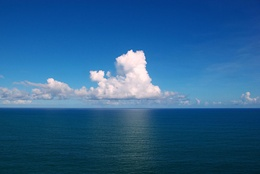
%> input picture ocean_day.jpg, 260 x 174 px, shrunk from 1000 x 669 before the run
$ octave fuckyou.m   (GNU Octave 9; MATLAB toolbox functions it lacks are replaced by stand-ins)
%> lines starting %> are read from the running program, lines starting %| are printed output that depends on the picture
### kidding.m
function [ output ] = kidding( in )
%RGBTOLAB Summary of this function goes here
%   Detailed explanation goes here
    in = im2double(in);

    %R = double(in(:,:,1));
    %G = double(in(:,:,2));
    %B = double(in(:,:,3));

    R = (in(:,:,1));
    G = (in(:,:,2));
    B = (in(:,:,3));

    [rows, columns, numberOfColorChannels] = size(in);
    disp(rows);
    %R = double(R);
    %G = double(G);
    %B = double(B);

    imgSize = rows * columns;

    % Conjure up RGB matrix
    RGB = [reshape(R,1,imgSize);reshape(G,1,imgSize);reshape(B,1,imgSize)];

    % [9 lines of commented-out code are left out]
    mat = [0.3811 0.5783 0.0402; 0.1967 0.7244 0.0782; 0.0241 0.1288 0.8444];

    % Conjure up LMS matrix
    LMS = mat * RGB;
    disp(size(LMS));
    L = LMS(1,:);
    M = LMS(2,:);
    S = LMS(3,:);


    % [13 lines of commented-out code are left out]
    L = log(max(eps,L));
    M = log(max(eps,M));
    S = log(max(eps,S));


    % [16 lines of commented-out code are left out]
    mat2 = [1/sqrt(3) 0 0; 0 1/sqrt(6) 0; 0 0 1/sqrt(2)];
    mat3 = [1 1 1; 1 1 -2; 1 -1 0];
    LAB = mat2 * mat3 * [L;M;S];

    lamb = LAB(1,:);
    alpha = LAB(2,:);
    beta = LAB(3,:);

    % [23 lines of commented-out code are left out]

    lamb = reshape(lamb, rows, columns);
    alpha = reshape(alpha, rows, columns);
    beta = reshape(beta, rows, columns);

    output = cat(3,lamb, alpha, beta);
    % [28 lines of commented-out code are left out]


end

### fuckyou.m
in = imread('ocean_day.jpg');
%> in is the input picture: size 174x260x3 uint8; mean R, G, B 41.4, 96.6, 143.2
%in = imread('13.jpg');
figure, imshow(in);
%in = im2double(in);

[rows, columns, dumb] = size(in);
%> rows = 174; columns = 260; dumb = 3


lab = kidding(in);
%> in kidding, `R = (in(:,:,1));`:
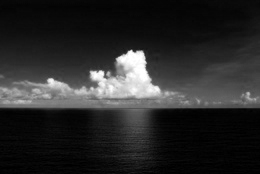
%> R: size 174x260 double; min 0, max 1, mean 0.162
%> in kidding, `B = (in(:,:,3));`:
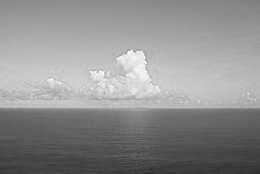
%> B: size 174x260 double; min 0.161, max 1, mean 0.561
%| 174
%|        3   45240
%> in kidding, `lamb = reshape(lamb, rows, columns);`:
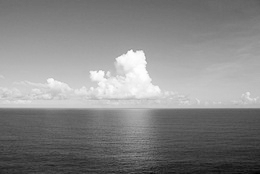
%> lamb: size 174x260 double; min -3.9, max -0.054, mean -1.86; drawn with min black and max white
%> in kidding, `alpha = reshape(alpha, rows, columns);`:
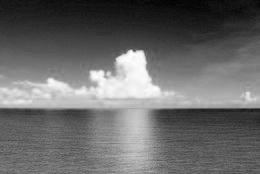
%> alpha: size 174x260 double; min -0.784, max 0.0379, mean -0.444; drawn with min black and max white
%> in kidding, `beta = reshape(beta, rows, columns);`:
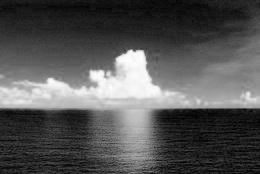
%> beta: size 174x260 double; min -0.202, max 0.0152, mean -0.13; drawn with min black and max white
%> in kidding, `output = cat(3,lamb, alpha, beta);`:
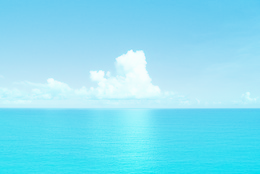
%> output: size 174x260x3 double; mean R, G, B -1.86, -0.444, -0.13; drawn with min black and max white


lamb = lab(:,:,1);
alpha = lab(:,:,2);
beta =  lab(:,:,3);

%lamb = reshape(lamb, 1, rows * columns);
%lab = reshape(lab, 1, rows * columns);
%beta = reshape(beta, 1, rows * columns);

% delta is a 2mxn matrix
% initialization here, fill everything with 0
delta = zeros(2 * rows * columns, 1);
disp('before');
disp(size(delta));
%|    90480       1
% [48 lines of commented-out code are left out]


for i=1:columns
    for j=1:rows
        pL = lamb(j,i);
		pA = alpha(j,i);
		pB = beta(j,i);

        if (j >= rows)
            q1L = lamb(j, i);
            q1A = alpha(j, i);
            q1B = beta(j, i);
        else
       		q1L = lamb(j+1, i);
            q1A = alpha(j+1, i);
            q1B = beta(j+1, i);
        end

        if (i >= columns)
            q2L = lamb(j, i);
            q2A = alpha(j, i);
            q2B = beta(j, i);
        else
            q2L = lamb(j, i+1);
            q2A = alpha(j, i+1);
            q2B = beta(j, i+1);
        end

        % part x
		first = (pL - q1L)^2;
		second = (pA - q1A)^2;
		third = (pB - q1B)^2;
		answer1 = (sqrt(first + second + third));
        if ((pL-q1L)<0)
            answer1 = -answer1;
        end


        % part y
		first = (pL - q2L)^2;
		second = (pA - q2A)^2;
		third = (pB - q2B)^2;
		answer2 = (sqrt(first + second + third));
        if ((pL-q2L)<0)
            answer2 = -answer2;
        end

        delta((i-1) * (rows) + j,1)=answer1;
        delta(rows*columns+(i-1) * (rows) + j,1)=answer2;
    end
end
%> after the loop, q1A = -0.49; q1B = -0.194; q1L = -3.85; q2A = -0.49; q2B = -0.194; q2L = -3.85

% [7 lines of commented-out code are left out]
BRow = [];
BColumn = [];
BValue = [];
for i = 1:columns
	for j = 1:rows
		% [7 lines of commented-out code are left out]
        BRow(end + 1) = (i-1) * (rows) + j;
        BColumn(end + 1) = (i-1) * (rows) + j;
        BValue(end + 1) = 1;

        if (j ~= rows)
            BRow(end + 1) = (i-1) * (rows) + j;
            BColumn(end + 1) = (i-1) * (rows) + (j+1);
            BValue(end + 1) = -1;
        end

        % [5 lines of commented-out code are left out]

        BRow(end + 1) = rows*columns + (i-1) * (rows) + j;
        BColumn(end + 1) = (i-1) * (rows) + j;
        BValue(end + 1) = 1;

        if (i ~= columns)
            BRow(end + 1) = rows*columns + (i-1) * (rows) + j;
            BColumn(end + 1) = (i) * (rows) + (j);
            BValue(end + 1) = -1;
        end

	end
end

A=sparse(BRow, BColumn,BValue,2*rows*columns,rows*columns);
%disp(A);
disp('rows');
disp(rows);
%| 174
disp('columns');
disp(columns);
%| 260
disp('rows* columns');
disp(rows* columns);
%| 45240
disp('2 * rows * columns');
disp(2 * rows * columns);
%| 90480
disp('A');
disp(size(A));
%|    90480   45240
disp('delta');
disp(size(delta));
%|    90480       1
G  = (A) \ delta;

G = reshape(G, rows, columns);
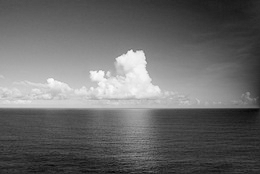
%> G: size 174x260 double; min -0.587, max 2.78, mean 0.818; drawn with min black and max white

imshow(G, []);

% ||ohm|| : count for pixel pairs that their delta(sth, sth) >= torque
% ||kev||: count for pixel paris in ohm, which their |g_p - g_q| >= torque


CCPR = [];
count = 0;
sum = 0;

for torque = 1:15

    %torque = 1;
    ohm = 0;
    kev = 0;

    for i = 1:columns
        for j = 1:rows
            % upper half
            if (abs(delta((i-1) * (rows) + j, 1)) >= torque)
                ohm = ohm + 1;

                if (j < rows)
                    if (abs(G(j,i) - G(j+1,i)) >= torque)
                        kev = kev + 1;
                    end
                end
            end
            % lower half
            if (abs(delta(rows&columns + (i-1) * (rows) + j, 1)) >= torque)
                ohm = ohm + 1;
                if (i < columns)
                    if (abs(G(j,i) - G(j,i+1)) >= torque)
                        kev = kev + 1;
                    end
                end
            end
        end
    end
    disp(kev);
    disp(ohm);
    CCPR(end+1) = kev / ohm;
        if ((kev /ohm) >= 0)
            count = count + 1;
        end

end
%> this loop made 15 passes
%> (printed output is left out)
%> after the loop, CCPR = [1 NaN NaN NaN NaN NaN NaN NaN NaN NaN NaN NaN NaN NaN NaN]; count = 1

disp(CCPR);
%|  Columns 1 through 13:
%|      1   NaN   NaN   NaN   NaN   NaN   NaN   NaN   NaN   NaN   NaN   NaN   NaN
%|  Columns 14 and 15:
%|    NaN   NaN


for i = 1:count
        sum = sum + CCPR(i);
end
%> this loop made 1 pass

disp (sum / count)
%| 1
